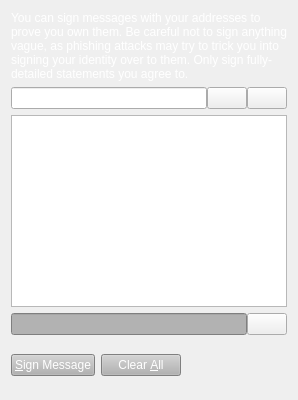
     <widget class="QWidget" name="tabSignMessage">
      <attribute name="title">
       <string>&amp;Sign Message</string>
      </attribute>
      <layout class="QVBoxLayout" name="verticalLayout_SM">
       <item>
        <widget class="QLabel" name="infoLabel_SM">
         <property name="palette">
          <palette>
           <active>
            <colorrole role="WindowText">
             <brush brushstyle="SolidPattern">
              <color alpha="255">
               <red>255</red>
               <green>255</green>
               <blue>255</blue>
              </color>
             </brush>
            </colorrole>
            <colorrole role="Button">
             <brush brushstyle="SolidPattern">
              <color alpha="255">
               <red>138</red>
               <green>138</green>
               <blue>138</blue>
              </color>
             </brush>
            </colorrole>
            <colorrole role="Text">
             <brush brushstyle="SolidPattern">
              <color alpha="255">
               <red>255</red>
               <green>255</green>
               <blue>255</blue>
              </color>
             </brush>
            </colorrole>
            <colorrole role="Base">
             <brush brushstyle="SolidPattern">
              <color alpha="255">
               <red>138</red>
               <green>138</green>
               <blue>138</blue>
              </color>
             </brush>
            </colorrole>
            <colorrole role="Window">
             <brush brushstyle="SolidPattern">
              <color alpha="255">
               <red>138</red>
               <green>138</green>
               <blue>138</blue>
              </color>
             </brush>
            </colorrole>
           </active>
           <inactive>
            <colorrole role="WindowText">
             <brush brushstyle="SolidPattern">
              <color alpha="255">
               <red>255</red>
               <green>255</green>
               <blue>255</blue>
              </color>
             </brush>
            </colorrole>
            <colorrole role="Button">
             <brush brushstyle="SolidPattern">
              <color alpha="255">
               <red>138</red>
               <green>138</green>
               <blue>138</blue>
              </color>
             </brush>
            </colorrole>
            <colorrole role="Text">
             <brush brushstyle="SolidPattern">
              <color alpha="255">
               <red>255</red>
               <green>255</green>
               <blue>255</blue>
              </color>
             </brush>
            </colorrole>
            <colorrole role="Base">
             <brush brushstyle="SolidPattern">
              <color alpha="255">
               <red>138</red>
               <green>138</green>
               <blue>138</blue>
              </color>
             </brush>
            </colorrole>
            <colorrole role="Window">
             <brush brushstyle="SolidPattern">
              <color alpha="255">
               <red>138</red>
               <green>138</green>
               <blue>138</blue>
              </color>
             </brush>
            </colorrole>
           </inactive>
           <disabled>
            <colorrole role="WindowText">
             <brush brushstyle="SolidPattern">
              <color alpha="255">
               <red>69</red>
               <green>69</green>
               <blue>69</blue>
              </color>
             </brush>
            </colorrole>
            <colorrole role="Button">
             <brush brushstyle="SolidPattern">
              <color alpha="255">
               <red>138</red>
               <green>138</green>
               <blue>138</blue>
              </color>
             </brush>
            </colorrole>
            <colorrole role="Text">
             <brush brushstyle="SolidPattern">
              <color alpha="255">
               <red>69</red>
               <green>69</green>
               <blue>69</blue>
              </color>
             </brush>
            </colorrole>
            <colorrole role="Base">
             <brush brushstyle="SolidPattern">
              <color alpha="255">
               <red>138</red>
               <green>138</green>
               <blue>138</blue>
              </color>
             </brush>
            </colorrole>
            <colorrole role="Window">
             <brush brushstyle="SolidPattern">
              <color alpha="255">
               <red>138</red>
               <green>138</green>
               <blue>138</blue>
              </color>
             </brush>
            </colorrole>
           </disabled>
          </palette>
         </property>
         <property name="text">
          <string>You can sign messages with your addresses to prove you own them. Be careful not to sign anything vague, as phishing attacks may try to trick you into signing your identity over to them. Only sign fully-detailed statements you agree to.</string>
         </property>
         <property name="textFormat">
          <enum>Qt::PlainText</enum>
         </property>
         <property name="wordWrap">
          <bool>true</bool>
         </property>
        </widget>
       </item>
       <item>
        <layout class="QHBoxLayout" name="horizontalLayout_1_SM">
         <property name="spacing">
          <number>0</number>
         </property>
         <item>
          <widget class="QValidatedLineEdit" name="addressIn_SM">
           <property name="toolTip">
            <string>The address to sign the message with (e.g. Sjz75uKHzUQJnSdzvpiigEGxseKkDhQToX)</string>
           </property>
           <property name="styleSheet">
            <string notr="true"/>
           </property>
           <property name="maxLength">
            <number>34</number>
           </property>
          </widget>
         </item>
         <item>
          <widget class="QPushButton" name="addressBookButton_SM">
           <property name="toolTip">
            <string>Choose an address from the address book</string>
           </property>
           <property name="text">
            <string/>
           </property>
           <property name="icon">
            <iconset resource="../bitcoin.qrc">
             <normaloff>:/icons/address-book</normaloff>:/icons/address-book</iconset>
           </property>
           <property name="shortcut">
            <string>Alt+A</string>
           </property>
           <property name="autoDefault">
            <bool>false</bool>
           </property>
          </widget>
         </item>
         <item>
          <widget class="QPushButton" name="pasteButton_SM">
           <property name="toolTip">
            <string>Paste address from clipboard</string>
           </property>
           <property name="text">
            <string/>
           </property>
           <property name="icon">
            <iconset resource="../bitcoin.qrc">
             <normaloff>:/icons/editpaste</normaloff>:/icons/editpaste</iconset>
           </property>
           <property name="shortcut">
            <string>Alt+P</string>
           </property>
           <property name="autoDefault">
            <bool>false</bool>
           </property>
          </widget>
         </item>
        </layout>
       </item>
       <item>
        <widget class="QPlainTextEdit" name="messageIn_SM">
         <property name="toolTip">
          <string>Enter the message you want to sign here</string>
         </property>
         <property name="styleSheet">
          <string notr="true"/>
         </property>
        </widget>
       </item>
       <item>
        <layout class="QHBoxLayout" name="horizontalLayout_2_SM">
         <property name="spacing">
          <number>0</number>
         </property>
         <item>
          <widget class="QLineEdit" name="signatureOut_SM">
           <property name="palette">
            <palette>
             <active>
              <colorrole role="WindowText">
               <brush brushstyle="SolidPattern">
                <color alpha="255">
                 <red>255</red>
                 <green>255</green>
                 <blue>255</blue>
                </color>
               </brush>
              </colorrole>
              <colorrole role="Button">
               <brush brushstyle="SolidPattern">
                <color alpha="255">
                 <red>178</red>
                 <green>178</green>
                 <blue>178</blue>
                </color>
               </brush>
              </colorrole>
              <colorrole role="Text">
               <brush brushstyle="SolidPattern">
                <color alpha="255">
                 <red>255</red>
                 <green>255</green>
                 <blue>255</blue>
                </color>
               </brush>
              </colorrole>
              <colorrole role="ButtonText">
               <brush brushstyle="SolidPattern">
                <color alpha="255">
                 <red>255</red>
                 <green>255</green>
                 <blue>255</blue>
                </color>
               </brush>
              </colorrole>
              <colorrole role="Base">
               <brush brushstyle="SolidPattern">
                <color alpha="255">
                 <red>178</red>
                 <green>178</green>
                 <blue>178</blue>
                </color>
               </brush>
              </colorrole>
              <colorrole role="Window">
               <brush brushstyle="SolidPattern">
                <color alpha="255">
                 <red>178</red>
                 <green>178</green>
                 <blue>178</blue>
                </color>
               </brush>
              </colorrole>
             </active>
             <inactive>
              <colorrole role="WindowText">
               <brush brushstyle="SolidPattern">
                <color alpha="255">
                 <red>255</red>
                 <green>255</green>
                 <blue>255</blue>
                </color>
               </brush>
              </colorrole>
              <colorrole role="Button">
               <brush brushstyle="SolidPattern">
                <color alpha="255">
                 <red>178</red>
                 <green>178</green>
                 <blue>178</blue>
                </color>
               </brush>
              </colorrole>
              <colorrole role="Text">
               <brush brushstyle="SolidPattern">
                <color alpha="255">
                 <red>255</red>
                 <green>255</green>
                 <blue>255</blue>
                </color>
               </brush>
              </colorrole>
              <colorrole role="ButtonText">
               <brush brushstyle="SolidPattern">
                <color alpha="255">
                 <red>255</red>
                 <green>255</green>
                 <blue>255</blue>
                </color>
               </brush>
              </colorrole>
              <colorrole role="Base">
               <brush brushstyle="SolidPattern">
                <color alpha="255">
                 <red>178</red>
                 <green>178</green>
                 <blue>178</blue>
                </color>
               </brush>
              </colorrole>
              <colorrole role="Window">
               <brush brushstyle="SolidPattern">
                <color alpha="255">
                 <red>178</red>
                 <green>178</green>
                 <blue>178</blue>
                </color>
               </brush>
              </colorrole>
             </inactive>
             <disabled>
              <colorrole role="WindowText">
               <brush brushstyle="SolidPattern">
                <color alpha="255">
                 <red>255</red>
                 <green>255</green>
                 <blue>255</blue>
                </color>
               </brush>
              </colorrole>
              <colorrole role="Button">
               <brush brushstyle="SolidPattern">
                <color alpha="255">
                 <red>178</red>
                 <green>178</green>
                 <blue>178</blue>
                </color>
               </brush>
              </colorrole>
              <colorrole role="Text">
               <brush brushstyle="SolidPattern">
                <color alpha="255">
                 <red>255</red>
                 <green>255</green>
                 <blue>255</blue>
                </color>
               </brush>
              </colorrole>
              <colorrole role="ButtonText">
               <brush brushstyle="SolidPattern">
                <color alpha="255">
                 <red>255</red>
                 <green>255</green>
                 <blue>255</blue>
                </color>
               </brush>
              </colorrole>
              <colorrole role="Base">
               <brush brushstyle="SolidPattern">
                <color alpha="255">
                 <red>178</red>
                 <green>178</green>
                 <blue>178</blue>
                </color>
               </brush>
              </colorrole>
              <colorrole role="Window">
               <brush brushstyle="SolidPattern">
                <color alpha="255">
                 <red>178</red>
                 <green>178</green>
                 <blue>178</blue>
                </color>
               </brush>
              </colorrole>
             </disabled>
            </palette>
           </property>
           <property name="font">
            <font>
             <italic>true</italic>
            </font>
           </property>
           <property name="styleSheet">
            <string notr="true"/>
           </property>
           <property name="readOnly">
            <bool>true</bool>
           </property>
          </widget>
         </item>
         <item>
          <widget class="QPushButton" name="copySignatureButton_SM">
           <property name="toolTip">
            <string>Copy the current signature to the system clipboard</string>
           </property>
           <property name="text">
            <string/>
           </property>
           <property name="icon">
            <iconset resource="../bitcoin.qrc">
             <normaloff>:/icons/editcopy</normaloff>:/icons/editcopy</iconset>
           </property>
           <property name="autoDefault">
            <bool>false</bool>
           </property>
          </widget>
         </item>
        </layout>
       </item>
       <item>
        <layout class="QHBoxLayout" name="horizontalLayout_3_SM">
         <item>
          <widget class="QPushButton" name="signMessageButton_SM">
           <property name="palette">
            <palette>
             <active>
              <colorrole role="WindowText">
               <brush brushstyle="SolidPattern">
                <color alpha="255">
                 <red>255</red>
                 <green>255</green>
                 <blue>255</blue>
                </color>
               </brush>
              </colorrole>
              <colorrole role="Button">
               <brush brushstyle="SolidPattern">
                <color alpha="255">
                 <red>178</red>
                 <green>178</green>
                 <blue>178</blue>
                </color>
               </brush>
              </colorrole>
              <colorrole role="Dark">
               <brush brushstyle="SolidPattern">
                <color alpha="255">
                 <red>90</red>
                 <green>104</green>
                 <blue>118</blue>
                </color>
               </brush>
              </colorrole>
              <colorrole role="Mid">
               <brush brushstyle="SolidPattern">
                <color alpha="255">
                 <red>90</red>
                 <green>104</green>
                 <blue>118</blue>
                </color>
               </brush>
              </colorrole>
              <colorrole role="Text">
               <brush brushstyle="SolidPattern">
                <color alpha="255">
                 <red>255</red>
                 <green>255</green>
                 <blue>255</blue>
                </color>
               </brush>
              </colorrole>
              <colorrole role="ButtonText">
               <brush brushstyle="SolidPattern">
                <color alpha="255">
                 <red>255</red>
                 <green>255</green>
                 <blue>255</blue>
                </color>
               </brush>
              </colorrole>
              <colorrole role="Base">
               <brush brushstyle="SolidPattern">
                <color alpha="255">
                 <red>178</red>
                 <green>178</green>
                 <blue>178</blue>
                </color>
               </brush>
              </colorrole>
              <colorrole role="Window">
               <brush brushstyle="SolidPattern">
                <color alpha="255">
                 <red>178</red>
                 <green>178</green>
                 <blue>178</blue>
                </color>
               </brush>
              </colorrole>
              <colorrole role="Highlight">
               <brush brushstyle="SolidPattern">
                <color alpha="255">
                 <red>240</red>
                 <green>119</green>
                 <blue>70</blue>
                </color>
               </brush>
              </colorrole>
             </active>
             <inactive>
              <colorrole role="WindowText">
               <brush brushstyle="SolidPattern">
                <color alpha="255">
                 <red>255</red>
                 <green>255</green>
                 <blue>255</blue>
                </color>
               </brush>
              </colorrole>
              <colorrole role="Button">
               <brush brushstyle="SolidPattern">
                <color alpha="255">
                 <red>178</red>
                 <green>178</green>
                 <blue>178</blue>
                </color>
               </brush>
              </colorrole>
              <colorrole role="Dark">
               <brush brushstyle="SolidPattern">
                <color alpha="255">
                 <red>90</red>
                 <green>104</green>
                 <blue>118</blue>
                </color>
               </brush>
              </colorrole>
              <colorrole role="Mid">
               <brush brushstyle="SolidPattern">
                <color alpha="255">
                 <red>90</red>
                 <green>104</green>
                 <blue>118</blue>
                </color>
               </brush>
              </colorrole>
              <colorrole role="Text">
               <brush brushstyle="SolidPattern">
                <color alpha="255">
                 <red>255</red>
                 <green>255</green>
                 <blue>255</blue>
                </color>
               </brush>
              </colorrole>
              <colorrole role="ButtonText">
               <brush brushstyle="SolidPattern">
                <color alpha="255">
                 <red>255</red>
                 <green>255</green>
                 <blue>255</blue>
                </color>
               </brush>
              </colorrole>
              <colorrole role="Base">
               <brush brushstyle="SolidPattern">
                <color alpha="255">
                 <red>178</red>
                 <green>178</green>
                 <blue>178</blue>
                </color>
               </brush>
              </colorrole>
              <colorrole role="Window">
               <brush brushstyle="SolidPattern">
                <color alpha="255">
                 <red>178</red>
                 <green>178</green>
                 <blue>178</blue>
                </color>
               </brush>
              </colorrole>
              <colorrole role="Highlight">
               <brush brushstyle="SolidPattern">
                <color alpha="255">
                 <red>178</red>
                 <green>178</green>
                 <blue>178</blue>
                </color>
               </brush>
              </colorrole>
             </inactive>
             <disabled>
              <colorrole role="WindowText">
               <brush brushstyle="SolidPattern">
                <color alpha="255">
                 <red>255</red>
                 <green>255</green>
                 <blue>255</blue>
                </color>
               </brush>
              </colorrole>
              <colorrole role="Button">
               <brush brushstyle="SolidPattern">
                <color alpha="255">
                 <red>178</red>
                 <green>178</green>
                 <blue>178</blue>
                </color>
               </brush>
              </colorrole>
              <colorrole role="Dark">
               <brush brushstyle="SolidPattern">
                <color alpha="255">
                 <red>90</red>
                 <green>104</green>
                 <blue>118</blue>
                </color>
               </brush>
              </colorrole>
              <colorrole role="Mid">
               <brush brushstyle="SolidPattern">
                <color alpha="255">
                 <red>90</red>
                 <green>104</green>
                 <blue>118</blue>
                </color>
               </brush>
              </colorrole>
              <colorrole role="Text">
               <brush brushstyle="SolidPattern">
                <color alpha="255">
                 <red>255</red>
                 <green>255</green>
                 <blue>255</blue>
                </color>
               </brush>
              </colorrole>
              <colorrole role="ButtonText">
               <brush brushstyle="SolidPattern">
                <color alpha="255">
                 <red>255</red>
                 <green>255</green>
                 <blue>255</blue>
                </color>
               </brush>
              </colorrole>
              <colorrole role="Base">
               <brush brushstyle="SolidPattern">
                <color alpha="255">
                 <red>178</red>
                 <green>178</green>
                 <blue>178</blue>
                </color>
               </brush>
              </colorrole>
              <colorrole role="Window">
               <brush brushstyle="SolidPattern">
                <color alpha="255">
                 <red>178</red>
                 <green>178</green>
                 <blue>178</blue>
                </color>
               </brush>
              </colorrole>
              <colorrole role="Highlight">
               <brush brushstyle="SolidPattern">
                <color alpha="255">
                 <red>178</red>
                 <green>178</green>
                 <blue>178</blue>
                </color>
               </brush>
              </colorrole>
             </disabled>
            </palette>
           </property>
           <property name="toolTip">
            <string>Sign the message to prove you own this Chickennuggets address</string>
           </property>
           <property name="styleSheet">
            <string notr="true"/>
           </property>
           <property name="text">
            <string>&amp;Sign Message</string>
           </property>
           <property name="icon">
            <iconset resource="../bitcoin.qrc">
             <normaloff>:/icons/edit</normaloff>:/icons/edit</iconset>
           </property>
           <property name="autoDefault">
            <bool>false</bool>
           </property>
          </widget>
         </item>
         <item>
          <widget class="QPushButton" name="clearButton_SM">
           <property name="palette">
            <palette>
             <active>
              <colorrole role="WindowText">
               <brush brushstyle="SolidPattern">
                <color alpha="255">
                 <red>255</red>
                 <green>255</green>
                 <blue>255</blue>
                </color>
               </brush>
              </colorrole>
              <colorrole role="Button">
               <brush brushstyle="SolidPattern">
                <color alpha="255">
                 <red>178</red>
                 <green>178</green>
                 <blue>178</blue>
                </color>
               </brush>
              </colorrole>
              <colorrole role="Text">
               <brush brushstyle="SolidPattern">
                <color alpha="255">
                 <red>255</red>
                 <green>255</green>
                 <blue>255</blue>
                </color>
               </brush>
              </colorrole>
              <colorrole role="ButtonText">
               <brush brushstyle="SolidPattern">
                <color alpha="255">
                 <red>255</red>
                 <green>255</green>
                 <blue>255</blue>
                </color>
               </brush>
              </colorrole>
              <colorrole role="Base">
               <brush brushstyle="SolidPattern">
                <color alpha="255">
                 <red>178</red>
                 <green>178</green>
                 <blue>178</blue>
                </color>
               </brush>
              </colorrole>
              <colorrole role="Window">
               <brush brushstyle="SolidPattern">
                <color alpha="255">
                 <red>178</red>
                 <green>178</green>
                 <blue>178</blue>
                </color>
               </brush>
              </colorrole>
              <colorrole role="Highlight">
               <brush brushstyle="SolidPattern">
                <color alpha="255">
                 <red>240</red>
                 <green>119</green>
                 <blue>70</blue>
                </color>
               </brush>
              </colorrole>
             </active>
             <inactive>
              <colorrole role="WindowText">
               <brush brushstyle="SolidPattern">
                <color alpha="255">
                 <red>255</red>
                 <green>255</green>
                 <blue>255</blue>
                </color>
               </brush>
              </colorrole>
              <colorrole role="Button">
               <brush brushstyle="SolidPattern">
                <color alpha="255">
                 <red>178</red>
                 <green>178</green>
                 <blue>178</blue>
                </color>
               </brush>
              </colorrole>
              <colorrole role="Text">
               <brush brushstyle="SolidPattern">
                <color alpha="255">
                 <red>255</red>
                 <green>255</green>
                 <blue>255</blue>
                </color>
               </brush>
              </colorrole>
              <colorrole role="ButtonText">
               <brush brushstyle="SolidPattern">
                <color alpha="255">
                 <red>255</red>
                 <green>255</green>
                 <blue>255</blue>
                </color>
               </brush>
              </colorrole>
              <colorrole role="Base">
               <brush brushstyle="SolidPattern">
                <color alpha="255">
                 <red>178</red>
                 <green>178</green>
                 <blue>178</blue>
                </color>
               </brush>
              </colorrole>
              <colorrole role="Window">
               <brush brushstyle="SolidPattern">
                <color alpha="255">
                 <red>178</red>
                 <green>178</green>
                 <blue>178</blue>
                </color>
               </brush>
              </colorrole>
              <colorrole role="Highlight">
               <brush brushstyle="SolidPattern">
                <color alpha="255">
                 <red>178</red>
                 <green>178</green>
                 <blue>178</blue>
                </color>
               </brush>
              </colorrole>
             </inactive>
             <disabled>
              <colorrole role="WindowText">
               <brush brushstyle="SolidPattern">
                <color alpha="255">
                 <red>255</red>
                 <green>255</green>
                 <blue>255</blue>
                </color>
               </brush>
              </colorrole>
              <colorrole role="Button">
               <brush brushstyle="SolidPattern">
                <color alpha="255">
                 <red>178</red>
                 <green>178</green>
                 <blue>178</blue>
                </color>
               </brush>
              </colorrole>
              <colorrole role="Text">
               <brush brushstyle="SolidPattern">
                <color alpha="255">
                 <red>255</red>
                 <green>255</green>
                 <blue>255</blue>
                </color>
               </brush>
              </colorrole>
              <colorrole role="ButtonText">
               <brush brushstyle="SolidPattern">
                <color alpha="255">
                 <red>255</red>
                 <green>255</green>
                 <blue>255</blue>
                </color>
               </brush>
              </colorrole>
              <colorrole role="Base">
               <brush brushstyle="SolidPattern">
                <color alpha="255">
                 <red>178</red>
                 <green>178</green>
                 <blue>178</blue>
                </color>
               </brush>
              </colorrole>
              <colorrole role="Window">
               <brush brushstyle="SolidPattern">
                <color alpha="255">
                 <red>178</red>
                 <green>178</green>
                 <blue>178</blue>
                </color>
               </brush>
              </colorrole>
              <colorrole role="Highlight">
               <brush brushstyle="SolidPattern">
                <color alpha="255">
                 <red>178</red>
                 <green>178</green>
                 <blue>178</blue>
                </color>
               </brush>
              </colorrole>
             </disabled>
            </palette>
           </property>
           <property name="toolTip">
            <string>Reset all sign message fields</string>
           </property>
           <property name="styleSheet">
            <string notr="true"/>
           </property>
           <property name="text">
            <string>Clear &amp;All</string>
           </property>
           <property name="icon">
            <iconset resource="../bitcoin.qrc">
             <normaloff>:/icons/remove</normaloff>:/icons/remove</iconset>
           </property>
           <property name="autoDefault">
            <bool>false</bool>
           </property>
          </widget>
         </item>
         <item>
          <spacer name="horizontalSpacer_1_SM">
           <property name="orientation">
            <enum>Qt::Horizontal</enum>
           </property>
           <property name="sizeHint" stdset="0">
            <size>
             <width>40</width>
             <height>48</height>
            </size>
           </property>
          </spacer>
         </item>
         <item>
          <widget class="QLabel" name="statusLabel_SM">
           <property name="font">
            <font>
             <weight>75</weight>
             <bold>true</bold>
            </font>
           </property>
           <property name="text">
            <string/>
           </property>
           <property name="wordWrap">
            <bool>true</bool>
           </property>
          </widget>
         </item>
         <item>
          <spacer name="horizontalSpacer_2_SM">
           <property name="orientation">
            <enum>Qt::Horizontal</enum>
           </property>
           <property name="sizeHint" stdset="0">
            <size>
             <width>40</width>
             <height>48</height>
            </size>
           </property>
          </spacer>
         </item>
        </layout>
       </item>
      </layout>
     </widget>
